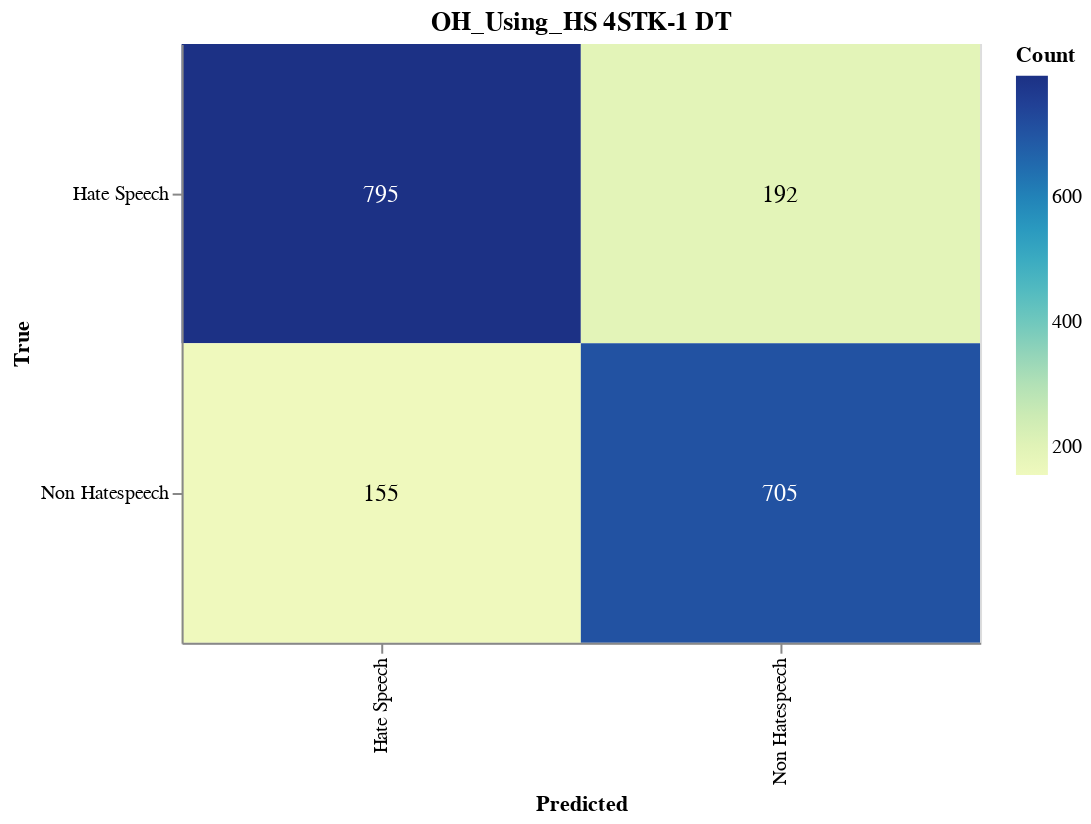

Write notebook code for a chart like this one.
### Markdown cell above
#### Save CM

### Code cell
import altair as alt
import altair_saver
import pandas as pd
from sklearn.metrics import confusion_matrix

# Calculate the confusion matrix
cm = confusion_matrix(y_val, adjusted_predictions)

# Define class names
class_names = ['Hate Speech', 'Non Hatespeech']

# Convert confusion matrix to DataFrame
cm_df = pd.DataFrame(cm, index=class_names, columns=class_names).reset_index().melt(id_vars='index')
cm_df.columns = ['True', 'Predicted', 'Count']

# Ensure the order of categories
cm_df['True'] = pd.Categorical(cm_df['True'], categories=class_names, ordered=True)
cm_df['Predicted'] = pd.Categorical(cm_df['Predicted'], categories=class_names, ordered=True)

# Create the Altair plot
heatmap = alt.Chart(cm_df).mark_rect().encode(
    x=alt.X('Predicted:O', sort=class_names),
    y=alt.Y('True:O', sort=class_names),
    color='Count:Q',
    tooltip=['True', 'Predicted', 'Count']
).properties(
    width=400,
    height=300,
    title='OH_Using_HS 4STK-1 DT'
)

# Add text labels
text = heatmap.mark_text(
    align='center',
    baseline='middle',
    fontSize=12
).encode(
    text='Count:Q',
    color=alt.condition(
        alt.datum.Count > cm.max() / 2,
        alt.value('white'),
        alt.value('black')
    )
)

# Combine heatmap and text
final_chart = heatmap + text

# Display the plot
final_chart.show()

### Figure 1 — Vega-Lite specification as saved in the notebook (floating-point values rounded to 4 significant figures)
{"config": {"view": {"continuousWidth": 300, "continuousHeight": 300}}, "layer": [{"mark": {"type": "rect"}, "encoding": {"color": {"field": "Count", "type": "quantitative"}, "tooltip": [{"field": "True", "type": "ordinal"}, {"field": "Predicted", "type": "ordinal"}, {"field": "Count", "type": "quantitative"}], "x": {"field": "Predicted", "sort": ["Hate Speech", "Non Hatespeech"], "type": "ordinal"}, "y": {"field": "True", "sort": ["Hate Speech", "Non Hatespeech"], "type": "ordinal"}}, "title": "OH_Using_HS 4STK-1 DT"}, {"mark": {"type": "text", "align": "center", "baseline": "middle", "fontSize": 12}, "encoding": {"color": {"condition": {"test": "(datum.Count > 397.5)", "value": "white"}, "value": "black"}, "text": {"field": "Count", "type": "quantitative"}, "tooltip": [{"field": "True", "type": "ordinal"}, {"field": "Predicted", "type": "ordinal"}, {"field": "Count", "type": "quantitative"}], "x": {"field": "Predicted", "sort": ["Hate Speech", "Non Hatespeech"], "type": "ordinal"}, "y": {"field": "True", "sort": ["Hate Speech", "Non Hatespeech"], "type": "ordinal"}}, "title": "OH_Using_HS 4STK-1 DT"}], "data": {"name": "data-d2ec953b8c7b474cb16fed30534ed00b"}, "height": 300, "width": 400, "$schema": "https://vega.github.io/schema/vega-lite/v5.17.0.json", "datasets": {"data-d2ec953b8c7b474cb16fed30534ed00b": [{"True": "Hate Speech", "Predicted": "Hate Speech", "Count": 795}, {"True": "Non Hatespeech", "Predicted": "Hate Speech", "Count": 155}, {"True": "Hate Speech", "Predicted": "Non Hatespeech", "Count": 192}, {"True": "Non Hatespeech", "Predicted": "Non Hatespeech", "Count": 705}]}}
